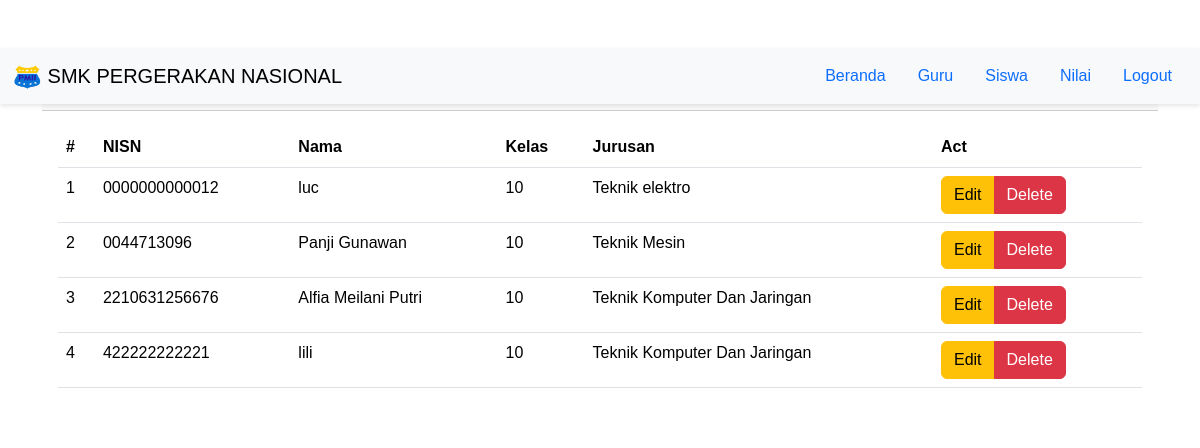
The app's page /siswa/index.php with its own data.
### tables this page shows
CREATE TABLE `data_siswa` (
  `nisn` varchar(50) NOT NULL,
  `nama` varchar(255) NOT NULL,
  `kelas` int(5) NOT NULL,
  `jurusan` varchar(50) NOT NULL
);

### siswa/index.php (the view, shortened to what this page needs)
<!DOCTYPE html>
<html lang="en">
<head>
    <link rel="stylesheet" href="https://cdn.jsdelivr.net/npm/bootstrap@5.3.3/dist/css/bootstrap.min.css">
    <link rel="stylesheet" href="style.css">
</head>
<body>
    <nav class="navbar bg-body-tertiary">
        <div class="container-fluid">
            <a class="navbar-brand" href="#">
                <img src="../guru/images/logopmii.png" alt="Logo" width="30" height="24"
                    class="d-inline-block align-text-top">
                SMK PERGERAKAN NASIONAL
            </a>
            <ul class="nav justify-content-end">
                <li class="nav-item">
                  <a class="nav-link active" aria-current="page" href="../dashboard/">Beranda</a>
                </li>
                <li class="nav-item">
                  <a class="nav-link" href="../guru/">Guru</a>
                </li>
                <li class="nav-item">
                  <a class="nav-link" href="../siswa/">Siswa</a>
                </li>
                <li class="nav-item">
                  <a class="nav-link" href="../nilai">Nilai</a>
                </li>
                <li class="nav-item">
                  <a class="nav-link" href="../index.html">Logout</a>
                </li>
              </ul>
        </div>
    </nav>
    <div class="container my-5">
        <div class="row">
            <div class="col-md-12">
                <div class="card border-0">
                    <div class="card-header">
                        <div class="d-flex justify-content-between">
                            <h2>Data Siswa</h2>
                            <a href="add.php" class="btn btn-primary">Tambah</a>
                        </div>
                    </div>
                    <div class="card-body">
                        <table class="table">
                            <thead>
                                <tr>
                                    <th>#</th>
                                    <th>NISN</th>
                                    <th>Nama</th>
                                    <th>Kelas</th>
                                    <th>Jurusan</th>
                                    <th>Act</th>
                                </tr>
                            </thead>
                            <tbody>
                                <?php
                                include "koneksi.php";
                                $no = 1;
                                $query = mysqli_query($koneksi, "SELECT * FROM data_siswa");
                                foreach ($query as $data) {
                                ?>
                                <tr>
                                    <td>
                                        <?= $no++ ?>
                                    </td>
                                    <td>
                                        <?= $data['nisn'] ?>
                                    </td>
                                    <td>
                                        <?= $data['nama'] ?>
                                    </td>
                                    <td>
                                        <?= $data['kelas'] ?>
                                    </td>
                                    <td>
                                        <?= $data['jurusan'] ?>
                                    </td>
                                    <td>
                                        <div class="btn-group">
                                            <a href="edit.php?nisn=<?= $data['nisn'] ?>" class="btn btn-warning">Edit</a>
                                            <a href="delete.php?nisn=<?= $data['nisn'] ?>" class="btn btn-danger">Delete</a>
                                        </div>
                                    </td>
                                </tr>
                                <?php
                                }
                                ?>
                            </tbody>
                        </table>
                    </div>
                </div>
            </div>
        </div>
    </div>
</body>
</html>

### Style.css (style rules this page uses)
body { font-family: Arial, sans-serif; margin: 0; padding: 0; }
.navbar { position: fixed; width: 100%; z-index: 1000; transition: background-color 0.3s ease; box-shadow: 0 2px 4px rgba(0, 0, 0, 0.1); }

### records on screen
data_siswa: nisn "0000000000012", nama "luc", kelas "10", jurusan "Teknik elektro"
data_siswa: nisn "0044713096", nama "Panji Gunawan", kelas "10", jurusan "Teknik Mesin"
data_siswa: nisn "2210631256676", nama "Alfia Meilani Putri", kelas "10", jurusan "Teknik Komputer Dan Jaringan"
data_siswa: nisn "422222222221", nama "lili", kelas "10", jurusan "Teknik Komputer Dan Jaringan"
